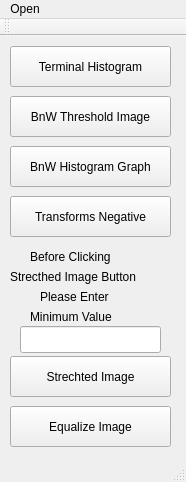
<?xml version="1.0" encoding="UTF-8"?>
<ui version="4.0">
 <class>MainWindow</class>
 <widget class="QMainWindow" name="MainWindow">
  <property name="geometry">
   <rect>
    <x>0</x>
    <y>0</y>
    <width>186</width>
    <height>482</height>
   </rect>
  </property>
  <property name="windowTitle">
   <string>MainWindow</string>
  </property>
  <widget class="QWidget" name="centralWidget">
   <widget class="QPushButton" name="pushButton">
    <property name="geometry">
     <rect>
      <x>10</x>
      <y>110</y>
      <width>161</width>
      <height>41</height>
     </rect>
    </property>
    <property name="text">
     <string>BnW Histogram Graph</string>
    </property>
   </widget>
   <widget class="QPushButton" name="pushButton_2">
    <property name="geometry">
     <rect>
      <x>10</x>
      <y>10</y>
      <width>161</width>
      <height>41</height>
     </rect>
    </property>
    <property name="text">
     <string>Terminal Histogram</string>
    </property>
   </widget>
   <widget class="QPushButton" name="pushButton_3">
    <property name="geometry">
     <rect>
      <x>10</x>
      <y>60</y>
      <width>161</width>
      <height>41</height>
     </rect>
    </property>
    <property name="text">
     <string>BnW Threshold Image</string>
    </property>
   </widget>
   <widget class="QPushButton" name="pushButton_4">
    <property name="geometry">
     <rect>
      <x>10</x>
      <y>160</y>
      <width>161</width>
      <height>41</height>
     </rect>
    </property>
    <property name="text">
     <string>Transforms Negative</string>
    </property>
   </widget>
   <widget class="QPushButton" name="pushButton_5">
    <property name="geometry">
     <rect>
      <x>10</x>
      <y>320</y>
      <width>161</width>
      <height>41</height>
     </rect>
    </property>
    <property name="text">
     <string>Strechted Image</string>
    </property>
   </widget>
   <widget class="QPushButton" name="pushButton_6">
    <property name="geometry">
     <rect>
      <x>10</x>
      <y>370</y>
      <width>161</width>
      <height>41</height>
     </rect>
    </property>
    <property name="text">
     <string>Equalize Image</string>
    </property>
   </widget>
   <widget class="QLineEdit" name="lineEdit">
    <property name="geometry">
     <rect>
      <x>20</x>
      <y>290</y>
      <width>141</width>
      <height>27</height>
     </rect>
    </property>
   </widget>
   <widget class="QLabel" name="label">
    <property name="geometry">
     <rect>
      <x>30</x>
      <y>210</y>
      <width>101</width>
      <height>21</height>
     </rect>
    </property>
    <property name="text">
     <string>Before Clicking</string>
    </property>
   </widget>
   <widget class="QLabel" name="label_2">
    <property name="geometry">
     <rect>
      <x>10</x>
      <y>230</y>
      <width>161</width>
      <height>21</height>
     </rect>
    </property>
    <property name="text">
     <string>Strecthed Image Button </string>
    </property>
   </widget>
   <widget class="QLabel" name="label_3">
    <property name="geometry">
     <rect>
      <x>40</x>
      <y>250</y>
      <width>91</width>
      <height>21</height>
     </rect>
    </property>
    <property name="text">
     <string>Please Enter</string>
    </property>
   </widget>
   <widget class="QLabel" name="label_4">
    <property name="geometry">
     <rect>
      <x>30</x>
      <y>270</y>
      <width>111</width>
      <height>21</height>
     </rect>
    </property>
    <property name="text">
     <string>Minimum Value</string>
    </property>
   </widget>
  </widget>
  <widget class="QMenuBar" name="menuBar">
   <property name="geometry">
    <rect>
     <x>0</x>
     <y>0</y>
     <width>186</width>
     <height>25</height>
    </rect>
   </property>
   <widget class="QMenu" name="menuOpen">
    <property name="title">
     <string>Open</string>
    </property>
    <addaction name="actionOpen_Image"/>
   </widget>
   <addaction name="menuOpen"/>
  </widget>
  <widget class="QToolBar" name="mainToolBar">
   <attribute name="toolBarArea">
    <enum>TopToolBarArea</enum>
   </attribute>
   <attribute name="toolBarBreak">
    <bool>false</bool>
   </attribute>
  </widget>
  <widget class="QStatusBar" name="statusBar"/>
  <action name="actionOpen_Image">
   <property name="text">
    <string>Open Image</string>
   </property>
  </action>
 </widget>
 <layoutdefault spacing="6" margin="11"/>
 <resources/>
 <connections/>
</ui>
